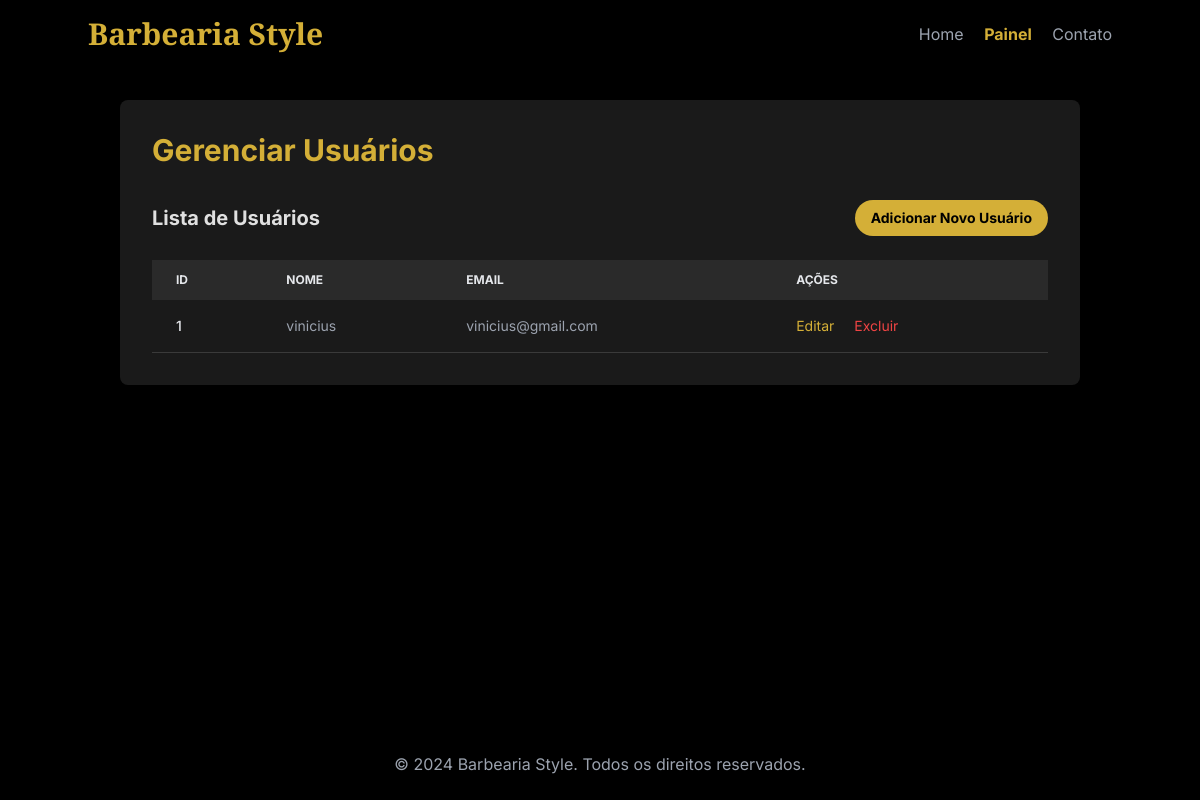
The page /usuarios on the database as committed earlier.
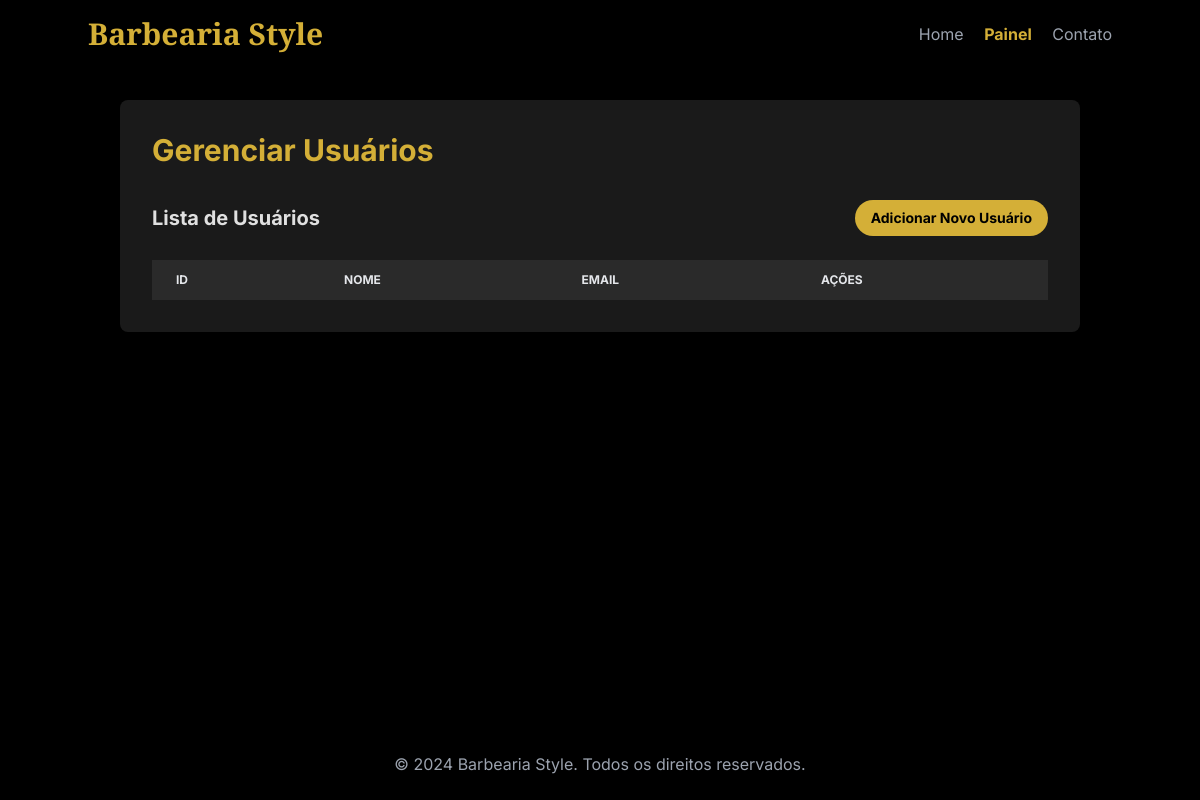
The same page on the database as committed later.
### tables this page shows
CREATE TABLE usuarios (
            id INTEGER PRIMARY KEY AUTOINCREMENT,
            nome TEXT NOT NULL,
            email TEXT UNIQUE NOT NULL,
            senha TEXT NOT NULL
        );

### app.py (the view)
@app.route('/usuarios')
def gerenciar_usuarios():
    conn = get_db_connection()
    usuarios = conn.execute('SELECT * FROM usuarios').fetchall()
    conn.close()
    return render_template('gerenciar_usuarios.html', usuarios=usuarios)

### app.py (called while the page is built)
def get_db_connection():
    conn = sqlite3.connect('database.db')
    conn.row_factory = sqlite3.Row
    return conn

### templates/gerenciar_usuarios.html (shortened to what this page needs)
<!DOCTYPE html>
<html lang="pt-BR">
<head>
    <script src="https://cdn.tailwindcss.com"></script>
</head>
<body class="antialiased flex flex-col min-h-screen">
    <header class="p-4 bg-black shadow-md">
        <nav class="container mx-auto flex justify-between items-center">
            <h1 class="text-3xl font-bold text-primary cinzel-font">Barbearia Style</h1>
            <div class="space-x-4">
                <a href="/" class="text-gray-400 hover:text-primary transition-colors duration-200">Home</a>
                <a href="/admin" class="text-primary font-bold">Painel</a>
                <a href="/contato" class="text-gray-400 hover:text-primary transition-colors duration-200">Contato</a>
            </div>
        </nav>
    </header>
    <main class="flex-grow p-8 container mx-auto">
        <div class="bg-card p-8 rounded-lg shadow-2xl">
            <h2 class="text-3xl font-bold text-primary mb-8">Gerenciar Usuários</h2>
            <div class="mb-6 flex justify-between items-center">
                <h3 class="text-xl font-bold">Lista de Usuários</h3>
                <a href="/adicionar_usuario" class="btn-primary px-4 py-2 rounded-full text-sm">Adicionar Novo Usuário</a>
            </div>
            <div class="overflow-x-auto">
                <table class="w-full text-sm text-left text-gray-400">
                    <thead class="text-xs text-gray-200 uppercase bg-[#2a2a2a]">
                        <tr>
                            <th scope="col" class="py-3 px-6">ID</th>
                            <th scope="col" class="py-3 px-6">Nome</th>
                            <th scope="col" class="py-3 px-6">Email</th>
                            <th scope="col" class="py-3 px-6">Ações</th>
                        </tr>
                    </thead>
                    <tbody>
                        {% for usuario in usuarios %}
                        <tr class="bg-card border-b border-[#3a3a3a]">
                            <td class="py-4 px-6 font-medium text-gray-200">{{ usuario['id'] }}</td>
                            <td class="py-4 px-6">{{ usuario['nome'] }}</td>
                            <td class="py-4 px-6">{{ usuario['email'] }}</td>
                            <td class="py-4 px-6">
                                <a href="{{ url_for('editar_usuario', id=usuario['id']) }}" class="text-primary hover:underline mr-4">Editar</a>
                                <a href="{{ url_for('excluir_usuario', id=usuario['id']) }}" class="text-red-500 hover:underline">Excluir</a>
                            </td>
                        </tr>
                        {% endfor %}
                    </tbody>
                </table>
            </div>
        </div>
    </main>
    <footer class="p-6 text-center text-gray-400 bg-black mt-auto">
        <p>&copy; 2024 Barbearia Style. Todos os direitos reservados.</p>
    </footer>
</body>
</html>

### templates/gerenciar_usuarios.html (style rules this page uses)
body { font-family: 'Inter', sans-serif; background-color: #000000; color: #E0E0E0; }
.cinzel-font { font-family: 'Cinzel', serif; }
.text-primary { color: #D4AF37; }
.bg-card { background-color: #1a1a1a; }
.btn-primary { background-color: #D4AF37; color: #000000; font-weight: 700; transition: background-color 0.2s; }

Rows that differ between the two databases and show on the page:
removed usuarios: id "1", nome "vinicius", email "vinicius@gmail.com"
